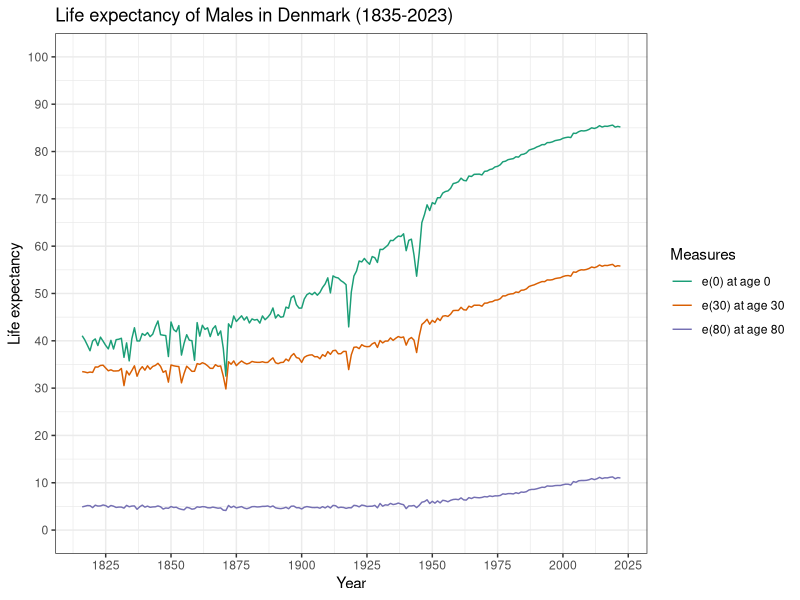

This figure's R source: (Note: this script raises an error after producing the figure.)
# DEMO R session

## In this program we will be creating a full life table

## we download the HMD data for French females life tables 
## read the first three columns for year, age and mx 

# the value is either "f" or "m"
sex <-"f"
options(scipen = 5) # prevent scientific notation

# setwd("C:/Users/u1019088/OneDrive - Australian National University/Courses/DEMO8008/2025/Day 5")

## Period data
Mx <- read.table("fltper_1x1.txt", header=TRUE, fill=TRUE, skip=2)[,1:3]

Mx$Age[Mx$Age=="110+"] <- 110
Mx$Age <- as.numeric(Mx$Age)

## Cohort data
# Mx2 <- read.table("fltcoh_1x1.txt", header=TRUE, fill=TRUE, skip=2)[,1:3]
# 
# Mx2$Age[Mx2$Age=="110+"] <- 110
# Mx2$Age <- as.numeric(Mx2$Age)
# 
# Mx2$mx <- as.numeric(Mx2$mx)



#### Putting it into a function ####

LifeTableMx<-function(mx,sex){
  
  ### N is the number of ages that we have or length(mx)
  N<-length(mx)
  
  # person years lived by those dying in the interval
  # If x > 0, then ax = 0.5
  ax<-rep(0.5, N) 
  
  ## for the first age ax  depends on infant mortality and sex
  if(sex=="m"){
    ax[1]<-ifelse(mx[1]<0.107,0.045+mx[1]*2.684,0.330)}
  if(sex=="f"){
    ax[1]<-ifelse(mx[1]<0.107,0.053+2.800*mx[1],0.350)
  }
  
  ## transform from death rates to probabilities of dying
  qx<- mx / (1 + (1 - ax) * mx)
    
    ### with the last value of qx = 1
    qx[N] <- 1
    
    ## Probability of surviving
    px<- 1 - qx
    
    ## calculating the survival function
    lx<-100000
  
  for(y in 1:(N-1)){          
    lx[y+1]<-lx[y]*px[y]
  }
  
  ## the distribution of deaths
  dx<- qx * lx
    
    ## the life tables person-years depends on lx, dx and ax
    Lx<- (lx - dx) + ax * dx
    
    ## and Lx for the last age-group
    Lx[N]<-ifelse(mx[N]>0,mx[N],0)                  
  
  ## person-years from a given age upwards
  Tx<-c() 
  for(y in 1:N){
    Tx[y]<- sum(Lx[y:N])
  }
  
  ## finally life expectancy
  
  ex<- Tx / lx
    
  
  Age<-0:110              
  
  # ALL<-data.frame(Age,mx,lx,dx,Lx,Tx,ex)
  ALL<-data.frame(Age, mx, qx, ax, lx, dx, Lx, Tx, ex)
  return(ALL)
}

#### loop for period life expectancy ####

LT_p <- c()

for (x in unique(Mx$Year)){
  mx <- Mx[Mx$Year==x,]$mx
  lt_x <- LifeTableMx(mx, sex)
  lt_x$Year <- x
  LT_p <- rbind(LT_p,lt_x)
}

#### loop for cohort life expectancy ####

# LT_c <- c()
# 
# for (y in unique(Mx2$Year)){
#   mx2 <- Mx2[Mx2$Year==y,]$mx
#   lt_y <- LifeTableMx(mx2, sex)
#   lt_y$Year <- y
#   LT_c <- rbind(LT_c,lt_y)
# }

#### Visualization ####

library(ggplot2)


## plot life expectancy at age 0, 30 and 80
ggplot()+
  geom_line(LT_p[LT_p$Age==0,],
            mapping=aes(x=Year, y=ex, color="e(0) at age 0"))+
  geom_line(LT_p[LT_p$Age==30,],
            mapping=aes(x=Year, y=ex, color="e(30) at age 30"))+
  geom_line(LT_p[LT_p$Age==80,],
            mapping=aes(x=Year, y=ex, color="e(80) at age 80"))+
  scale_x_continuous(n.breaks = 10)+
  scale_y_continuous(breaks = seq(0,110,10),limits = c(0,100))+
  scale_color_brewer(type = "qual",palette = 2)+
  guides(color = guide_legend(title="Measures"))+
  theme_bw()+
  labs(x="Year",y="Life expectancy", title="Life expectancy of Males in Denmark (1835-2023)")



## plot period vs cohort life expectancy
ggplot()+
  geom_line(LT_p[LT_p$Age==0,],
            mapping=aes(x=Year,y=ex,color="Period"))+
  geom_line(LT_c[LT_c$Age==0,], 
            mapping=aes(x=Year,y=ex,color="Cohort"))+
  scale_x_continuous(n.breaks = 10)+
  scale_y_continuous(breaks = seq(0,110,10),limits = c(0,100))+
  scale_color_brewer(type = "qual",palette = 2)+
  guides(color = guide_legend(title="Measures"))+
  theme_bw()+
  labs(x="Year",y="Life expectancy")

